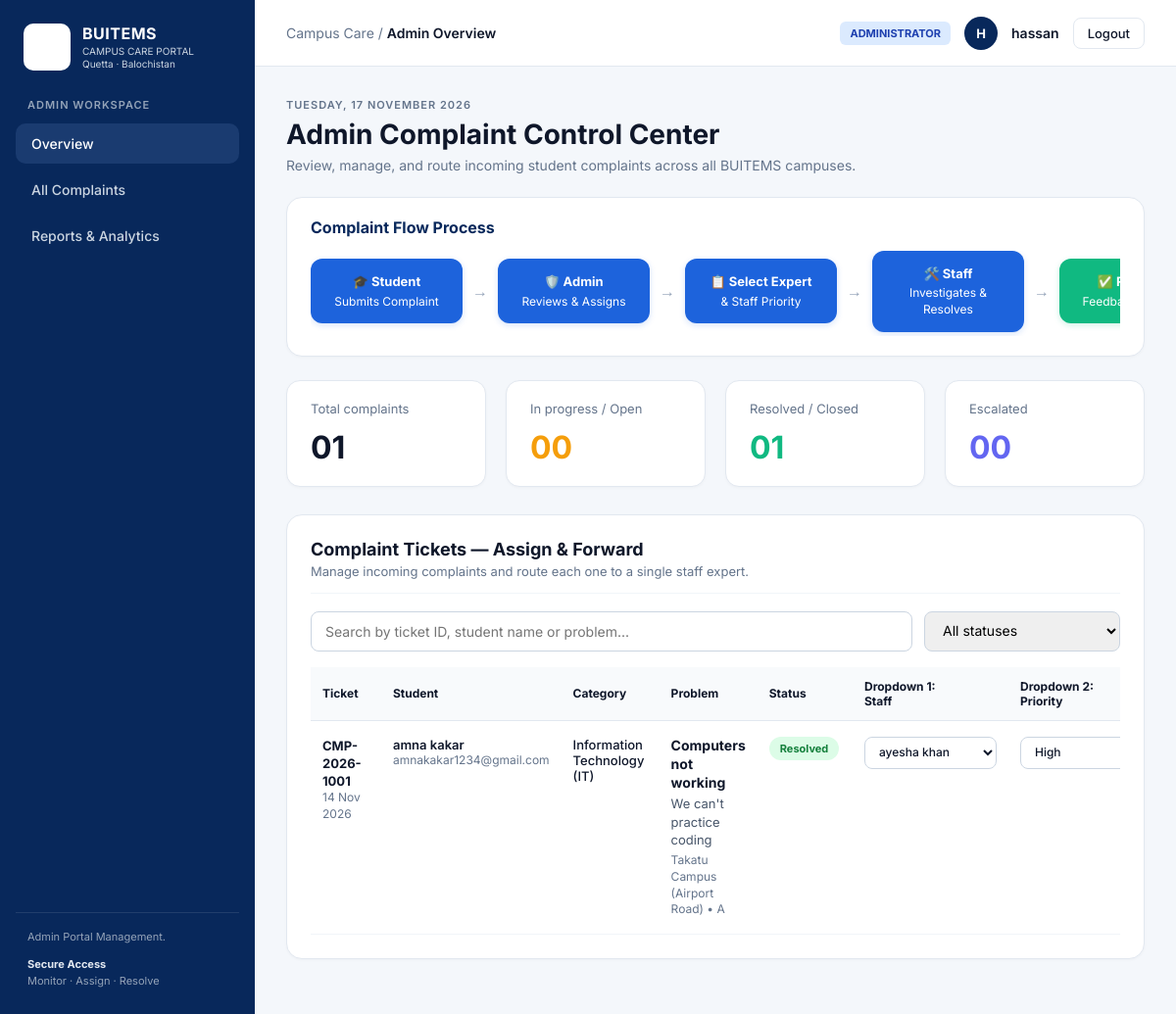
Screenshot of /admin_dashboard.php (signed in) with the database file from the repository.
### tables this page shows
CREATE TABLE `complaints` (
  `id` int(11) NOT NULL,
  `ticket_code` varchar(30) NOT NULL,
  `student_id` int(11) NOT NULL,
  `campus` varchar(100) NOT NULL,
  `title` varchar(200) NOT NULL,
  `department` varchar(100) NOT NULL,
  `location` varchar(150) NOT NULL,
  `incident_time` datetime NOT NULL,
  `description` text NOT NULL,
  `photo1` varchar(255) NOT NULL,
  `photo2` varchar(255) DEFAULT NULL,
  `photo3` varchar(255) DEFAULT NULL,
  `priority` enum('Low','Medium','High') DEFAULT 'Medium',
  `status` enum('Assigned','In Progress','Resolved','Escalated','Closed','Reopened') DEFAULT 'In Progress',
  `admin_notes` text DEFAULT NULL,
  `created_at` timestamp NOT NULL DEFAULT current_timestamp(),
  `assigned_staff_id` int(11) DEFAULT NULL
);

CREATE TABLE `users` (
  `id` int(11) NOT NULL,
  `full_name` varchar(100) NOT NULL,
  `email` varchar(120) NOT NULL,
  `password` varchar(255) NOT NULL,
  `role` enum('student','staff','admin') DEFAULT 'student',
  `created_at` timestamp NOT NULL DEFAULT current_timestamp()
);

### admin_dashboard.php (the view, shortened to what this page needs)
<?php
$host = "localhost";
$dbname = "buitems_complaints";
$username = "root";
$password = "";
try {
    $pdo = new PDO("mysql:host=$host;dbname=$dbname;charset=utf8mb4", $username, $password);
    $pdo->setAttribute(PDO::ATTR_ERRMODE, PDO::ERRMODE_EXCEPTION);
} catch (PDOException $e) {
    die("Database connection failed: " . $e->getMessage());
}
$admin_name = $_SESSION['full_name'] ?? 'Administrator';
$name_parts = explode(' ', trim($admin_name));
$initials = strtoupper(substr($name_parts[0], 0, 1) . (isset($name_parts[1]) ? substr($name_parts[1], 0, 1) : ''));
$pdo->query("UPDATE complaints SET status = 'Escalated' WHERE status IN ('In Progress', 'Assigned', 'Reopened') AND created_at <= NOW() - INTERVAL 48 HOUR");
$statsStmt = $pdo->query("
    SELECT
        COUNT(*) AS total,
        SUM(CASE WHEN status IN ('In Progress', 'Assigned', 'Reopened') THEN 1 ELSE 0 END) AS in_progress,
        SUM(CASE WHEN status IN ('Resolved', 'Closed') THEN 1 ELSE 0 END) AS resolved,
        SUM(CASE WHEN status = 'Escalated' THEN 1 ELSE 0 END) AS escalated
    FROM complaints
");
$stats = $statsStmt->fetch(PDO::FETCH_ASSOC);
$total_num = (int)($stats['total'] ?? 0);
$in_progress_num = (int)($stats['in_progress'] ?? 0);
$resolved_num = (int)($stats['resolved'] ?? 0);
$escalated_num = (int)($stats['escalated'] ?? 0);
$total_complaints = str_pad($total_num, 2, '0', STR_PAD_LEFT);
$in_progress_count = str_pad($in_progress_num, 2, '0', STR_PAD_LEFT);
$resolved_count = str_pad($resolved_num, 2, '0', STR_PAD_LEFT);
$escalated_count = str_pad($escalated_num, 2, '0', STR_PAD_LEFT);
$complaintsStmt = $pdo->query("
    SELECT c.*, u.full_name AS student_name, u.email AS student_email, s.full_name AS staff_name
    FROM complaints c
    JOIN users u ON c.student_id = u.id
    LEFT JOIN users s ON c.assigned_staff_id = s.id
    ORDER BY c.created_at DESC
");
$all_complaints = $complaintsStmt->fetchAll(PDO::FETCH_ASSOC);
$staffStmt = $pdo->query("SELECT id, full_name FROM users WHERE role = 'staff' ORDER BY full_name ASC");
$staff_list = $staffStmt->fetchAll(PDO::FETCH_ASSOC);
$current_date_banner = strtoupper(date('l, d F Y'));
?>
<!DOCTYPE html>
<html lang="en">
<head>
</head>
<body>
    <aside class="sidebar">
        <div>
            <div class="brand-box">
                <div class="brand-logo">
                </div>
                <div class="brand-text">
                    <h2>BUITEMS</h2>
                    <p>CAMPUS CARE PORTAL<br>Quetta · Balochistan</p>
                </div>
            </div>
            <div class="nav-label">ADMIN WORKSPACE</div>
            <ul class="nav-menu">
                <li class="nav-item active" id="menu-overview"><a onclick="switchSection('overview')">Overview</a></li>
                <li class="nav-item" id="menu-complaints"><a onclick="switchSection('complaints')">All Complaints</a></li>
                <li class="nav-item" id="menu-reports"><a onclick="switchSection('reports')">Reports &amp; Analytics</a></li>
            </ul>
        </div>
        <div class="sidebar-footer">
            Admin Portal Management.
            <strong>Secure Access</strong>
            Monitor · Assign · Resolve
        </div>
    </aside>
    <div class="main-wrapper">
        <header class="topbar">
            <div class="breadcrumb" id="breadcrumbTitle">
                Campus Care / <span>Admin Overview</span>
            </div>
            <div class="user-controls">
                <span class="role-badge">ADMINISTRATOR</span>
                <div class="avatar-circle"><?php echo htmlspecialchars($initials); ?></div>
                <span class="user-name"><?php echo htmlspecialchars($admin_name); ?></span>
                <a href="logout.php" class="btn-logout">Logout</a>
            </div>
        </header>
        <main class="content-container">
            <div id="section-overview" class="app-section active-section">
                <div style="font-size: 11px; font-weight: 600; letter-spacing: 1px; color: var(--text-muted); margin-bottom: 6px;"><?php echo $current_date_banner; ?></div>
                <h1 class="hero-title">Admin Complaint Control Center</h1>
                <p class="hero-subtitle">Review, manage, and route incoming student complaints across all BUITEMS campuses.</p>
                <section class="flow-card">
                    <h3>Complaint Flow Process</h3>
                    <div class="flow-steps">
                        <div class="flow-step">
                            <strong>🎓 Student</strong>
                            Submits Complaint
                        </div>
                        <span class="flow-arrow">&rarr;</span>
                        <div class="flow-step">
                            <strong>🛡️ Admin</strong>
                            Reviews &amp; Assigns
                        </div>
                        <span class="flow-arrow">&rarr;</span>
                        <div class="flow-step">
                            <strong>📋 Select Expert</strong>
                            &amp; Staff Priority
                        </div>
                        <span class="flow-arrow">&rarr;</span>
                        <div class="flow-step">
                            <strong>🛠️ Staff</strong>
                            Investigates &amp; Resolves
                        </div>
                        <span class="flow-arrow">&rarr;</span>
                        <div class="flow-step step-final">
                            <strong>✅ Resolved</strong>
                            Feedback / Update
                        </div>
                    </div>
                </section>
                <section class="stats-grid">
                    <div class="stat-card">
                        <div class="stat-title">Total complaints</div>
                        <div class="stat-value"><?php echo $total_complaints; ?></div>
                    </div>
                    <div class="stat-card">
                        <div class="stat-title">In progress / Open</div>
                        <div class="stat-value" style="color: var(--amber-accent);"><?php echo $in_progress_count; ?></div>
                    </div>
                    <div class="stat-card">
                        <div class="stat-title">Resolved / Closed</div>
                        <div class="stat-value" style="color: var(--green-accent);"><?php echo $resolved_count; ?></div>
                    </div>
                    <div class="stat-card">
                        <div class="stat-title">Escalated</div>
                        <div class="stat-value" style="color: var(--indigo-accent);"><?php echo $escalated_count; ?></div>
                    </div>
                </section>
                <section class="panel-card">
                    <div class="panel-header">
                        <h3>Complaint Tickets — Assign &amp; Forward</h3>
                        <p>Manage incoming complaints and route each one to a single staff expert.</p>
                    </div>
                    <div class="filter-bar">
                        <input type="text" id="searchTicket" class="form-control" placeholder="Search by ticket ID, student name or problem..." onkeyup="filterTable('searchTicket', 'statusFilter', 'adminTable')">
                        <select id="statusFilter" class="form-control" onchange="filterTable('searchTicket', 'statusFilter', 'adminTable')">
                            <option value="">All statuses</option>
                        </select>
                    </div>
                    <div style="overflow-x: auto;">
                        <table class="history-table" id="adminTable">
                            <thead>
                                <tr>
                                    <th style="width: 110px;">Ticket</th>
                                    <th style="width: 120px;">Student</th>
                                    <th style="width: 115px;">Category</th>
                                    <th>Problem</th>
                                    <th style="width: 105px;">Status</th>
                                    <th style="width: 145px;">Dropdown 1:<br>Staff</th>
                                    <th style="width: 145px;">Dropdown 2:<br>Priority</th>
                                </tr>
                            </thead>
                            <tbody>
                                <?php if (empty($all_complaints)): ?>
                                    <tr>
                                        <td colspan="8" style="text-align: center; color: var(--text-muted); padding: 30px;">
                                            No complaints found in the database.
                                        </td>
                                    </tr>
                                <?php else: ?>
                                    <?php foreach ($all_complaints as $c): ?>
                                        <?php
                                            $status_class = 'status-progress';
                                            if ($c['status'] === 'Assigned' || $c['status'] === 'Reopened') $status_class = 'status-assigned';
                                            elseif ($c['status'] === 'Resolved') $status_class = 'status-resolved';
                                            elseif ($c['status'] === 'Closed') $status_class = 'status-closed';
                                            elseif ($c['status'] === 'Escalated') $status_class = 'status-escalated';
                                            $form_id = "assignForm_" . $c['id'];
                                        ?>
                                        <tr>
                                            <td>
                                                <div class="ticket-code"><?php echo htmlspecialchars($c['ticket_code']); ?></div>
                                                <div class="ticket-meta"><?php echo date('d M Y', strtotime($c['created_at'])); ?></div>
                                            </td>
                                            <td>
                                                <div style="font-weight: 600;"><?php echo htmlspecialchars($c['student_name']); ?></div>
                                                <div class="ticket-meta"><?php echo htmlspecialchars($c['student_email']); ?></div>
                                            </td>
                                            <td>
                                                <div style="font-weight: 500;"><?php echo htmlspecialchars($c['department']); ?></div>
                                            </td>
                                            <td>
                                                <div class="ticket-title"><?php echo htmlspecialchars($c['title']); ?></div>
                                                <div class="ticket-desc"><?php echo htmlspecialchars($c['description']); ?></div>
                                                <div class="ticket-meta"><?php echo htmlspecialchars($c['campus']); ?> &bull; <?php echo htmlspecialchars($c['location']); ?></div>
                                            </td>
                                            <td>
                                                <span class="status-pill <?php echo $status_class; ?>"><?php echo htmlspecialchars($c['status']); ?></span>
                                            </td>
                                            <td>
                                                <select name="assigned_staff_id" form="<?php echo $form_id; ?>" class="inline-select">
                                                    <?php foreach ($staff_list as $staff): ?>
                                                        <option value="<?php echo $staff['id']; ?>" <?php echo ($c['assigned_staff_id'] == $staff['id']) ? 'selected' : ''; ?>>
                                                            <?php echo htmlspecialchars($staff['full_name']); ?>
                                                        </option>
                                                    <?php endforeach; ?>
                                                </select>
                                            </td>
                                            <td>
                                                <select name="priority" form="<?php echo $form_id; ?>" class="inline-select">
                                                    <option value="High" <?php echo ($c['priority'] === 'High') ? 'selected' : ''; ?>>High</option>
                                                </select>
                                            </td>
                                        </tr>
                                    <?php endforeach; ?>
                                <?php endif; ?>
                            </tbody>
                        </table>
                    </div>
                </section>
            </div>
        </main>
    </div>
</body>
</html>

### rows the page displays
complaints: ticket_code "CMP-2026-1001", created_at "14 Nov 2026", student.full_name "amna kakar", student.email "amnakakar1234@gmail.com", department "Information Technology (IT)", title "Computers not working", description "We can't practice coding", campus "Takatu Campus (Airport Road)", location "A", status "Resolved", assigned_staff_id "ayesha khan", priority "High"

### other values shown
$initials "H"
$admin_name "hassan"
$current_date_banner "TUESDAY, 17 NOVEMBER 2026"
$total_complaints "01"
$in_progress_count "00"
$resolved_count "01"
$escalated_count "00"
